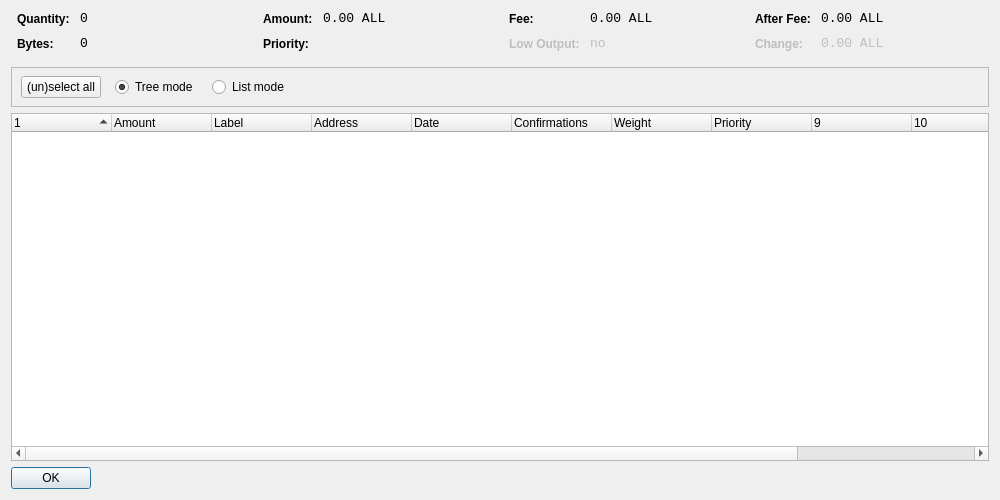
<?xml version="1.0" encoding="UTF-8"?>
<ui version="4.0">
 <class>CoinControlDialog</class>
 <widget class="QWidget" name="CoinControlDialog">
  <property name="geometry">
   <rect>
    <x>0</x>
    <y>0</y>
    <width>1000</width>
    <height>500</height>
   </rect>
  </property>
  <property name="windowTitle">
   <string>Coin Control</string>
  </property>
  <layout class="QVBoxLayout" name="verticalLayout">
   <item>
    <layout class="QHBoxLayout" name="horizontalLayoutTop" stretch="0,0,0,0">
     <property name="topMargin">
      <number>0</number>
     </property>
     <property name="bottomMargin">
      <number>10</number>
     </property>
     <item>
      <layout class="QFormLayout" name="formLayoutCoinControl1">
       <property name="horizontalSpacing">
        <number>10</number>
       </property>
       <property name="verticalSpacing">
        <number>10</number>
       </property>
       <property name="leftMargin">
        <number>6</number>
       </property>
       <property name="rightMargin">
        <number>6</number>
       </property>
       <item row="0" column="0">
        <widget class="QLabel" name="labelCoinControlQuantityText">
         <property name="styleSheet">
          <string notr="true">font-weight:bold;</string>
         </property>
         <property name="text">
          <string>Quantity:</string>
         </property>
        </widget>
       </item>
       <item row="0" column="1">
        <widget class="QLabel" name="labelCoinControlQuantity">
         <property name="font">
          <font>
           <family>Monospace</family>
           <pointsize>10</pointsize>
          </font>
         </property>
         <property name="cursor">
          <cursorShape>IBeamCursor</cursorShape>
         </property>
         <property name="contextMenuPolicy">
          <enum>Qt::ActionsContextMenu</enum>
         </property>
         <property name="text">
          <string notr="true">0</string>
         </property>
         <property name="textInteractionFlags">
          <set>Qt::LinksAccessibleByMouse|Qt::TextSelectableByKeyboard|Qt::TextSelectableByMouse</set>
         </property>
        </widget>
       </item>
       <item row="1" column="0">
        <widget class="QLabel" name="labelCoinControlBytesText">
         <property name="styleSheet">
          <string notr="true">font-weight:bold;</string>
         </property>
         <property name="text">
          <string>Bytes:</string>
         </property>
        </widget>
       </item>
       <item row="1" column="1">
        <widget class="QLabel" name="labelCoinControlBytes">
         <property name="font">
          <font>
           <family>Monospace</family>
           <pointsize>10</pointsize>
          </font>
         </property>
         <property name="cursor">
          <cursorShape>IBeamCursor</cursorShape>
         </property>
         <property name="contextMenuPolicy">
          <enum>Qt::ActionsContextMenu</enum>
         </property>
         <property name="text">
          <string notr="true">0</string>
         </property>
         <property name="textInteractionFlags">
          <set>Qt::LinksAccessibleByMouse|Qt::TextSelectableByKeyboard|Qt::TextSelectableByMouse</set>
         </property>
        </widget>
       </item>
      </layout>
     </item>
     <item>
      <layout class="QFormLayout" name="formLayoutCoinControl2">
       <property name="horizontalSpacing">
        <number>10</number>
       </property>
       <property name="verticalSpacing">
        <number>10</number>
       </property>
       <property name="leftMargin">
        <number>6</number>
       </property>
       <property name="rightMargin">
        <number>6</number>
       </property>
       <item row="0" column="0">
        <widget class="QLabel" name="labelCoinControlAmountText">
         <property name="styleSheet">
          <string notr="true">font-weight:bold;</string>
         </property>
         <property name="text">
          <string>Amount:</string>
         </property>
        </widget>
       </item>
       <item row="0" column="1">
        <widget class="QLabel" name="labelCoinControlAmount">
         <property name="font">
          <font>
           <family>Monospace</family>
           <pointsize>10</pointsize>
          </font>
         </property>
         <property name="cursor">
          <cursorShape>IBeamCursor</cursorShape>
         </property>
         <property name="contextMenuPolicy">
          <enum>Qt::ActionsContextMenu</enum>
         </property>
         <property name="text">
          <string notr="true">0.00 ALL</string>
         </property>
         <property name="textInteractionFlags">
          <set>Qt::LinksAccessibleByMouse|Qt::TextSelectableByKeyboard|Qt::TextSelectableByMouse</set>
         </property>
        </widget>
       </item>
       <item row="1" column="0">
        <widget class="QLabel" name="labelCoinControlPriorityText">
         <property name="styleSheet">
          <string notr="true">font-weight:bold;</string>
         </property>
         <property name="text">
          <string>Priority:</string>
         </property>
        </widget>
       </item>
       <item row="1" column="1">
        <widget class="QLabel" name="labelCoinControlPriority">
         <property name="font">
          <font>
           <family>Monospace</family>
           <pointsize>10</pointsize>
          </font>
         </property>
         <property name="cursor">
          <cursorShape>IBeamCursor</cursorShape>
         </property>
         <property name="contextMenuPolicy">
          <enum>Qt::ActionsContextMenu</enum>
         </property>
         <property name="text">
          <string/>
         </property>
         <property name="textInteractionFlags">
          <set>Qt::LinksAccessibleByMouse|Qt::TextSelectableByKeyboard|Qt::TextSelectableByMouse</set>
         </property>
        </widget>
       </item>
      </layout>
     </item>
     <item>
      <layout class="QFormLayout" name="formLayoutCoinControl3">
       <property name="horizontalSpacing">
        <number>10</number>
       </property>
       <property name="verticalSpacing">
        <number>10</number>
       </property>
       <property name="leftMargin">
        <number>6</number>
       </property>
       <property name="rightMargin">
        <number>6</number>
       </property>
       <item row="0" column="0">
        <widget class="QLabel" name="labelCoinControlFeeText">
         <property name="styleSheet">
          <string notr="true">font-weight:bold;</string>
         </property>
         <property name="text">
          <string>Fee:</string>
         </property>
        </widget>
       </item>
       <item row="0" column="1">
        <widget class="QLabel" name="labelCoinControlFee">
         <property name="font">
          <font>
           <family>Monospace</family>
           <pointsize>10</pointsize>
          </font>
         </property>
         <property name="cursor">
          <cursorShape>IBeamCursor</cursorShape>
         </property>
         <property name="contextMenuPolicy">
          <enum>Qt::ActionsContextMenu</enum>
         </property>
         <property name="text">
          <string notr="true">0.00 ALL</string>
         </property>
         <property name="textInteractionFlags">
          <set>Qt::LinksAccessibleByMouse|Qt::TextSelectableByKeyboard|Qt::TextSelectableByMouse</set>
         </property>
        </widget>
       </item>
       <item row="1" column="0">
        <widget class="QLabel" name="labelCoinControlLowOutputText">
         <property name="enabled">
          <bool>false</bool>
         </property>
         <property name="styleSheet">
          <string notr="true">font-weight:bold;</string>
         </property>
         <property name="text">
          <string>Low Output:</string>
         </property>
        </widget>
       </item>
       <item row="1" column="1">
        <widget class="QLabel" name="labelCoinControlLowOutput">
         <property name="enabled">
          <bool>false</bool>
         </property>
         <property name="font">
          <font>
           <family>Monospace</family>
           <pointsize>10</pointsize>
          </font>
         </property>
         <property name="cursor">
          <cursorShape>IBeamCursor</cursorShape>
         </property>
         <property name="contextMenuPolicy">
          <enum>Qt::ActionsContextMenu</enum>
         </property>
         <property name="text">
          <string>no</string>
         </property>
         <property name="textInteractionFlags">
          <set>Qt::LinksAccessibleByMouse|Qt::TextSelectableByKeyboard|Qt::TextSelectableByMouse</set>
         </property>
        </widget>
       </item>
      </layout>
     </item>
     <item>
      <layout class="QFormLayout" name="formLayoutCoinControl4">
       <property name="horizontalSpacing">
        <number>10</number>
       </property>
       <property name="verticalSpacing">
        <number>10</number>
       </property>
       <property name="leftMargin">
        <number>6</number>
       </property>
       <property name="rightMargin">
        <number>6</number>
       </property>
       <item row="0" column="0">
        <widget class="QLabel" name="labelCoinControlAfterFeeText">
         <property name="styleSheet">
          <string notr="true">font-weight:bold;</string>
         </property>
         <property name="text">
          <string>After Fee:</string>
         </property>
        </widget>
       </item>
       <item row="0" column="1">
        <widget class="QLabel" name="labelCoinControlAfterFee">
         <property name="font">
          <font>
           <family>Monospace</family>
           <pointsize>10</pointsize>
          </font>
         </property>
         <property name="cursor">
          <cursorShape>IBeamCursor</cursorShape>
         </property>
         <property name="contextMenuPolicy">
          <enum>Qt::ActionsContextMenu</enum>
         </property>
         <property name="text">
          <string notr="true">0.00 ALL</string>
         </property>
         <property name="textInteractionFlags">
          <set>Qt::LinksAccessibleByMouse|Qt::TextSelectableByKeyboard|Qt::TextSelectableByMouse</set>
         </property>
        </widget>
       </item>
       <item row="1" column="0">
        <widget class="QLabel" name="labelCoinControlChangeText">
         <property name="enabled">
          <bool>false</bool>
         </property>
         <property name="styleSheet">
          <string notr="true">font-weight:bold;</string>
         </property>
         <property name="text">
          <string>Change:</string>
         </property>
        </widget>
       </item>
       <item row="1" column="1">
        <widget class="QLabel" name="labelCoinControlChange">
         <property name="enabled">
          <bool>false</bool>
         </property>
         <property name="font">
          <font>
           <family>Monospace</family>
           <pointsize>10</pointsize>
          </font>
         </property>
         <property name="cursor">
          <cursorShape>IBeamCursor</cursorShape>
         </property>
         <property name="contextMenuPolicy">
          <enum>Qt::ActionsContextMenu</enum>
         </property>
         <property name="text">
          <string notr="true">0.00 ALL</string>
         </property>
         <property name="textInteractionFlags">
          <set>Qt::LinksAccessibleByMouse|Qt::TextSelectableByKeyboard|Qt::TextSelectableByMouse</set>
         </property>
        </widget>
       </item>
      </layout>
     </item>
    </layout>
   </item>
   <item>
    <widget class="QFrame" name="frame">
     <property name="minimumSize">
      <size>
       <width>0</width>
       <height>40</height>
      </size>
     </property>
     <property name="frameShape">
      <enum>QFrame::StyledPanel</enum>
     </property>
     <property name="frameShadow">
      <enum>QFrame::Sunken</enum>
     </property>
     <widget class="QWidget" name="horizontalLayoutWidget">
      <property name="geometry">
       <rect>
        <x>10</x>
        <y>0</y>
        <width>781</width>
        <height>41</height>
       </rect>
      </property>
      <layout class="QHBoxLayout" name="horizontalLayoutPanel" stretch="0,0,0,0">
       <property name="spacing">
        <number>14</number>
       </property>
       <item>
        <widget class="QPushButton" name="pushButtonSelectAll">
         <property name="sizePolicy">
          <sizepolicy hsizetype="Maximum" vsizetype="Fixed">
           <horstretch>0</horstretch>
           <verstretch>0</verstretch>
          </sizepolicy>
         </property>
         <property name="text">
          <string>(un)select all</string>
         </property>
        </widget>
       </item>
       <item>
        <widget class="QRadioButton" name="radioTreeMode">
         <property name="sizePolicy">
          <sizepolicy hsizetype="Maximum" vsizetype="Fixed">
           <horstretch>0</horstretch>
           <verstretch>0</verstretch>
          </sizepolicy>
         </property>
         <property name="text">
          <string>Tree mode</string>
         </property>
         <property name="checked">
          <bool>true</bool>
         </property>
        </widget>
       </item>
       <item>
        <widget class="QRadioButton" name="radioListMode">
         <property name="sizePolicy">
          <sizepolicy hsizetype="Maximum" vsizetype="Fixed">
           <horstretch>0</horstretch>
           <verstretch>0</verstretch>
          </sizepolicy>
         </property>
         <property name="text">
          <string>List mode</string>
         </property>
        </widget>
       </item>
       <item>
        <spacer name="horizontalSpacer">
         <property name="orientation">
          <enum>Qt::Horizontal</enum>
         </property>
         <property name="sizeHint" stdset="0">
          <size>
           <width>40</width>
           <height>20</height>
          </size>
         </property>
        </spacer>
       </item>
      </layout>
     </widget>
    </widget>
   </item>
   <item>
    <widget class="CoinControlTreeWidget" name="treeWidget">
     <property name="contextMenuPolicy">
      <enum>Qt::CustomContextMenu</enum>
     </property>
     <property name="sortingEnabled">
      <bool>false</bool>
     </property>
     <property name="columnCount">
      <number>12</number>
     </property>
     <attribute name="headerShowSortIndicator" stdset="0">
      <bool>true</bool>
     </attribute>
     <attribute name="headerStretchLastSection">
      <bool>false</bool>
     </attribute>
     <column>
      <property name="text">
       <string/>
      </property>
     </column>
     <column>
      <property name="text">
       <string>Amount</string>
      </property>
     </column>
     <column>
      <property name="text">
       <string>Label</string>
      </property>
     </column>
     <column>
      <property name="text">
       <string>Address</string>
      </property>
     </column>
     <column>
      <property name="text">
       <string>Date</string>
      </property>
     </column>
     <column>
      <property name="text">
       <string>Confirmations</string>
      </property>
      <property name="toolTip">
       <string>Confirmed</string>
      </property>
     </column>
     <column>
      <property name="text">
       <string>Weight</string>
      </property>
     </column>
     <column>
      <property name="text">
       <string>Priority</string>
      </property>
     </column>
     <column>
      <property name="text">
       <string/>
      </property>
     </column>
     <column>
      <property name="text">
       <string/>
      </property>
     </column>
     <column>
      <property name="text">
       <string/>
      </property>
     </column>
     <column>
      <property name="text">
       <string/>
      </property>
     </column>
    </widget>
   </item>
   <item>
    <widget class="QDialogButtonBox" name="buttonBox">
     <property name="sizePolicy">
      <sizepolicy hsizetype="Maximum" vsizetype="Fixed">
       <horstretch>0</horstretch>
       <verstretch>0</verstretch>
      </sizepolicy>
     </property>
     <property name="orientation">
      <enum>Qt::Horizontal</enum>
     </property>
     <property name="standardButtons">
      <set>QDialogButtonBox::Ok</set>
     </property>
    </widget>
   </item>
  </layout>
 </widget>
 <customwidgets>
  <customwidget>
   <class>CoinControlTreeWidget</class>
   <extends>QTreeWidget</extends>
   <header>coincontroltreewidget.h</header>
  </customwidget>
 </customwidgets>
 <resources/>
 <connections/>
</ui>
